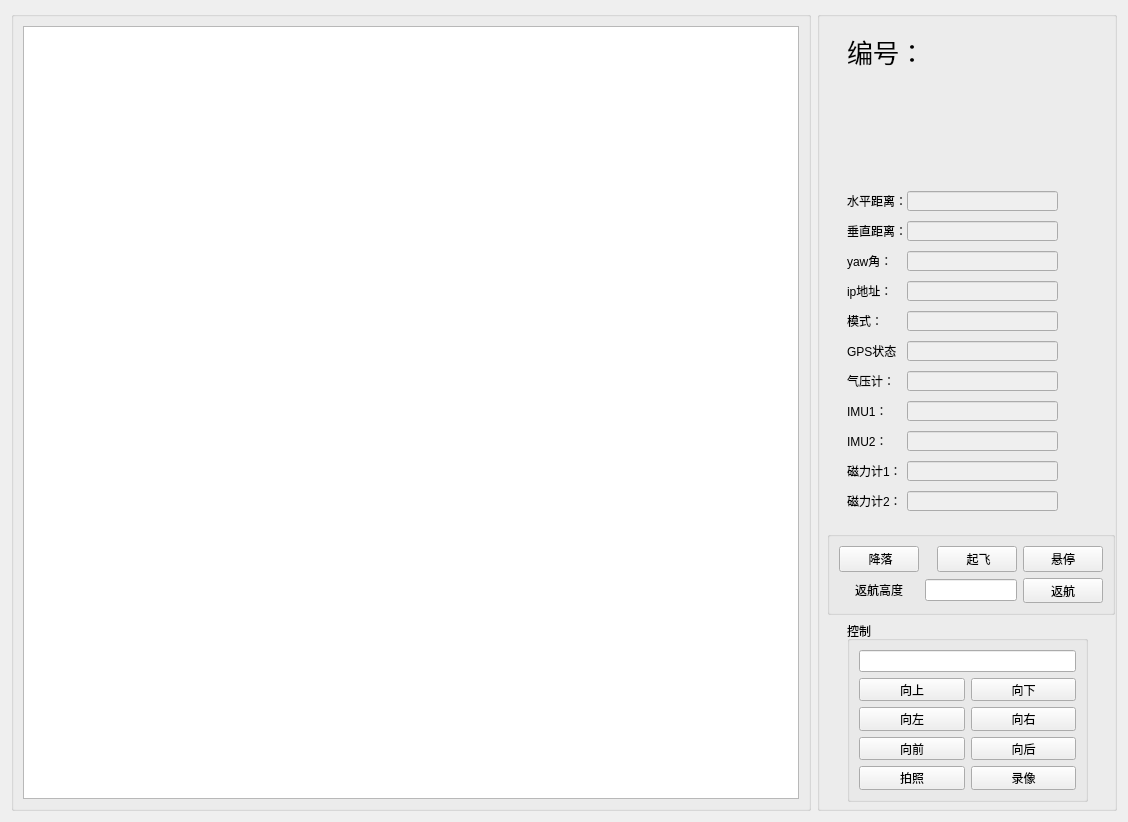
      <widget class="QWidget" name="tab2">
       <attribute name="title">
        <string>信息中心</string>
       </attribute>
       <layout class="QHBoxLayout" name="horizontalLayout">
        <item>
         <widget class="QGroupBox" name="groupBox4">
          <property name="minimumSize">
           <size>
            <width>800</width>
            <height>600</height>
           </size>
          </property>
          <property name="title">
           <string/>
          </property>
          <layout class="QVBoxLayout" name="verticalLayout">
           <item>
            <widget class="QTableWidget" name="tableRobot"/>
           </item>
          </layout>
         </widget>
        </item>
        <item>
         <widget class="QGroupBox" name="groupBox3">
          <property name="minimumSize">
           <size>
            <width>300</width>
            <height>800</height>
           </size>
          </property>
          <property name="title">
           <string/>
          </property>
          <widget class="QLabel" name="labLightBoard_14">
           <property name="geometry">
            <rect>
             <x>30</x>
             <y>20</y>
             <width>71</width>
             <height>41</height>
            </rect>
           </property>
           <property name="styleSheet">
            <string notr="true">QLabel{font-family:'Microsoft YaHei';font-size:26px;}</string>
           </property>
           <property name="text">
            <string>编号：</string>
           </property>
          </widget>
          <widget class="QLabel" name="Editnum">
           <property name="geometry">
            <rect>
             <x>110</x>
             <y>20</y>
             <width>51</width>
             <height>41</height>
            </rect>
           </property>
           <property name="text">
            <string/>
           </property>
          </widget>
          <widget class="Battery" name="horizontalSlider" native="true">
           <property name="geometry">
            <rect>
             <x>30</x>
             <y>80</y>
             <width>201</width>
             <height>81</height>
            </rect>
           </property>
           <widget class="QLabel" name="EditValue">
            <property name="geometry">
             <rect>
              <x>70</x>
              <y>20</y>
              <width>71</width>
              <height>41</height>
             </rect>
            </property>
            <property name="text">
             <string/>
            </property>
           </widget>
          </widget>
          <widget class="QLabel" name="labLightBoard">
           <property name="geometry">
            <rect>
             <x>30</x>
             <y>180</y>
             <width>71</width>
             <height>20</height>
            </rect>
           </property>
           <property name="text">
            <string>水平距离：</string>
           </property>
          </widget>
          <widget class="QLabel" name="labLightBoard_12">
           <property name="geometry">
            <rect>
             <x>30</x>
             <y>450</y>
             <width>51</width>
             <height>20</height>
            </rect>
           </property>
           <property name="layoutDirection">
            <enum>Qt::RightToLeft</enum>
           </property>
           <property name="text">
            <string>磁力计1：</string>
           </property>
          </widget>
          <widget class="QLabel" name="labLightBoard_3">
           <property name="geometry">
            <rect>
             <x>30</x>
             <y>240</y>
             <width>51</width>
             <height>20</height>
            </rect>
           </property>
           <property name="text">
            <string>yaw角：</string>
           </property>
          </widget>
          <widget class="QLabel" name="labLightBoard_2">
           <property name="geometry">
            <rect>
             <x>30</x>
             <y>210</y>
             <width>71</width>
             <height>20</height>
            </rect>
           </property>
           <property name="text">
            <string>垂直距离：</string>
           </property>
          </widget>
          <widget class="QLabel" name="labLightBoard_10">
           <property name="geometry">
            <rect>
             <x>30</x>
             <y>360</y>
             <width>51</width>
             <height>20</height>
            </rect>
           </property>
           <property name="text">
            <string>气压计：</string>
           </property>
          </widget>
          <widget class="QLabel" name="labLightBoard_7">
           <property name="geometry">
            <rect>
             <x>30</x>
             <y>270</y>
             <width>51</width>
             <height>20</height>
            </rect>
           </property>
           <property name="text">
            <string>ip地址：</string>
           </property>
          </widget>
          <widget class="QLabel" name="labLightBoard_11">
           <property name="geometry">
            <rect>
             <x>30</x>
             <y>390</y>
             <width>51</width>
             <height>20</height>
            </rect>
           </property>
           <property name="layoutDirection">
            <enum>Qt::RightToLeft</enum>
           </property>
           <property name="text">
            <string>IMU1：</string>
           </property>
          </widget>
          <widget class="QLabel" name="labLightBoard_8">
           <property name="geometry">
            <rect>
             <x>30</x>
             <y>300</y>
             <width>51</width>
             <height>20</height>
            </rect>
           </property>
           <property name="text">
            <string>模式：</string>
           </property>
          </widget>
          <widget class="QLabel" name="labLightBoard_9">
           <property name="geometry">
            <rect>
             <x>30</x>
             <y>330</y>
             <width>51</width>
             <height>20</height>
            </rect>
           </property>
           <property name="text">
            <string>GPS状态：</string>
           </property>
          </widget>
          <widget class="QLineEdit" name="editYAW">
           <property name="enabled">
            <bool>false</bool>
           </property>
           <property name="geometry">
            <rect>
             <x>90</x>
             <y>240</y>
             <width>151</width>
             <height>20</height>
            </rect>
           </property>
          </widget>
          <widget class="QLineEdit" name="editIMagnetometer1">
           <property name="enabled">
            <bool>false</bool>
           </property>
           <property name="geometry">
            <rect>
             <x>90</x>
             <y>450</y>
             <width>151</width>
             <height>20</height>
            </rect>
           </property>
          </widget>
          <widget class="QLineEdit" name="editBarometer">
           <property name="enabled">
            <bool>false</bool>
           </property>
           <property name="geometry">
            <rect>
             <x>90</x>
             <y>360</y>
             <width>151</width>
             <height>20</height>
            </rect>
           </property>
          </widget>
          <widget class="QLineEdit" name="editHorizontal">
           <property name="enabled">
            <bool>false</bool>
           </property>
           <property name="geometry">
            <rect>
             <x>90</x>
             <y>180</y>
             <width>151</width>
             <height>20</height>
            </rect>
           </property>
          </widget>
          <widget class="QLineEdit" name="editMode">
           <property name="enabled">
            <bool>false</bool>
           </property>
           <property name="geometry">
            <rect>
             <x>90</x>
             <y>300</y>
             <width>151</width>
             <height>20</height>
            </rect>
           </property>
          </widget>
          <widget class="QLineEdit" name="editVertical">
           <property name="enabled">
            <bool>false</bool>
           </property>
           <property name="geometry">
            <rect>
             <x>90</x>
             <y>210</y>
             <width>151</width>
             <height>20</height>
            </rect>
           </property>
          </widget>
          <widget class="QLineEdit" name="editState">
           <property name="enabled">
            <bool>false</bool>
           </property>
           <property name="geometry">
            <rect>
             <x>90</x>
             <y>330</y>
             <width>151</width>
             <height>20</height>
            </rect>
           </property>
          </widget>
          <widget class="QLineEdit" name="editIP">
           <property name="enabled">
            <bool>false</bool>
           </property>
           <property name="geometry">
            <rect>
             <x>90</x>
             <y>270</y>
             <width>151</width>
             <height>20</height>
            </rect>
           </property>
          </widget>
          <widget class="QLineEdit" name="editIMU1">
           <property name="enabled">
            <bool>false</bool>
           </property>
           <property name="geometry">
            <rect>
             <x>90</x>
             <y>390</y>
             <width>151</width>
             <height>20</height>
            </rect>
           </property>
          </widget>
          <widget class="QLineEdit" name="editIMagnetometer2">
           <property name="enabled">
            <bool>false</bool>
           </property>
           <property name="geometry">
            <rect>
             <x>90</x>
             <y>480</y>
             <width>151</width>
             <height>20</height>
            </rect>
           </property>
          </widget>
          <widget class="QLabel" name="labLightBoard_15">
           <property name="geometry">
            <rect>
             <x>30</x>
             <y>480</y>
             <width>51</width>
             <height>20</height>
            </rect>
           </property>
           <property name="layoutDirection">
            <enum>Qt::RightToLeft</enum>
           </property>
           <property name="text">
            <string>磁力计2：</string>
           </property>
          </widget>
          <widget class="QLabel" name="labLightBoard_16">
           <property name="geometry">
            <rect>
             <x>30</x>
             <y>420</y>
             <width>51</width>
             <height>20</height>
            </rect>
           </property>
           <property name="layoutDirection">
            <enum>Qt::RightToLeft</enum>
           </property>
           <property name="text">
            <string>IMU2：</string>
           </property>
          </widget>
          <widget class="QLineEdit" name="editIMU2">
           <property name="enabled">
            <bool>false</bool>
           </property>
           <property name="geometry">
            <rect>
             <x>90</x>
             <y>420</y>
             <width>151</width>
             <height>20</height>
            </rect>
           </property>
          </widget>
          <widget class="QGroupBox" name="groupBox_4">
           <property name="geometry">
            <rect>
             <x>30</x>
             <y>610</y>
             <width>241</width>
             <height>181</height>
            </rect>
           </property>
           <property name="title">
            <string>控制</string>
           </property>
           <layout class="QGridLayout" name="gridLayout_2">
            <item row="1" column="0">
             <widget class="QPushButton" name="BtnUp">
              <property name="text">
               <string>向上</string>
              </property>
             </widget>
            </item>
            <item row="3" column="0">
             <widget class="QPushButton" name="BtnFront">
              <property name="text">
               <string>向前</string>
              </property>
             </widget>
            </item>
            <item row="2" column="1">
             <widget class="QPushButton" name="BtnRight">
              <property name="text">
               <string>向右</string>
              </property>
             </widget>
            </item>
            <item row="2" column="0">
             <widget class="QPushButton" name="BtnLeft">
              <property name="text">
               <string>向左</string>
              </property>
             </widget>
            </item>
            <item row="1" column="1">
             <widget class="QPushButton" name="BtnDown">
              <property name="text">
               <string>向下</string>
              </property>
             </widget>
            </item>
            <item row="3" column="1">
             <widget class="QPushButton" name="BtnBack">
              <property name="text">
               <string>向后</string>
              </property>
             </widget>
            </item>
            <item row="4" column="0">
             <widget class="QPushButton" name="BtnPicture">
              <property name="text">
               <string>拍照</string>
              </property>
             </widget>
            </item>
            <item row="4" column="1">
             <widget class="QPushButton" name="BtnVideo">
              <property name="text">
               <string>录像</string>
              </property>
             </widget>
            </item>
            <item row="0" column="0" colspan="2">
             <widget class="QLineEdit" name="Distance"/>
            </item>
           </layout>
          </widget>
          <widget class="QGroupBox" name="groupBox_5">
           <property name="geometry">
            <rect>
             <x>10</x>
             <y>520</y>
             <width>288</width>
             <height>84</height>
            </rect>
           </property>
           <property name="title">
            <string/>
           </property>
           <layout class="QGridLayout" name="gridLayout_3">
            <item row="1" column="1" colspan="2">
             <widget class="QLineEdit" name="height2"/>
            </item>
            <item row="1" column="0">
             <widget class="QLabel" name="label_8">
              <property name="minimumSize">
               <size>
                <width>20</width>
                <height>20</height>
               </size>
              </property>
              <property name="layoutDirection">
               <enum>Qt::LeftToRight</enum>
              </property>
              <property name="text">
               <string>&lt;html&gt;&lt;head/&gt;&lt;body&gt;&lt;p align=&quot;center&quot;&gt;返航高度&lt;/p&gt;&lt;/body&gt;&lt;/html&gt;</string>
              </property>
             </widget>
            </item>
            <item row="1" column="3">
             <widget class="QPushButton" name="BtnReturn">
              <property name="text">
               <string>返航</string>
              </property>
             </widget>
            </item>
            <item row="0" column="0">
             <widget class="QPushButton" name="BtnLand">
              <property name="text">
               <string> 降落</string>
              </property>
             </widget>
            </item>
            <item row="0" column="2">
             <widget class="QPushButton" name="BtnTakeoff">
              <property name="text">
               <string> 起飞</string>
              </property>
             </widget>
            </item>
            <item row="0" column="3">
             <widget class="QPushButton" name="BtnStop">
              <property name="text">
               <string>悬停</string>
              </property>
             </widget>
            </item>
           </layout>
          </widget>
         </widget>
        </item>
       </layout>
      </widget>
